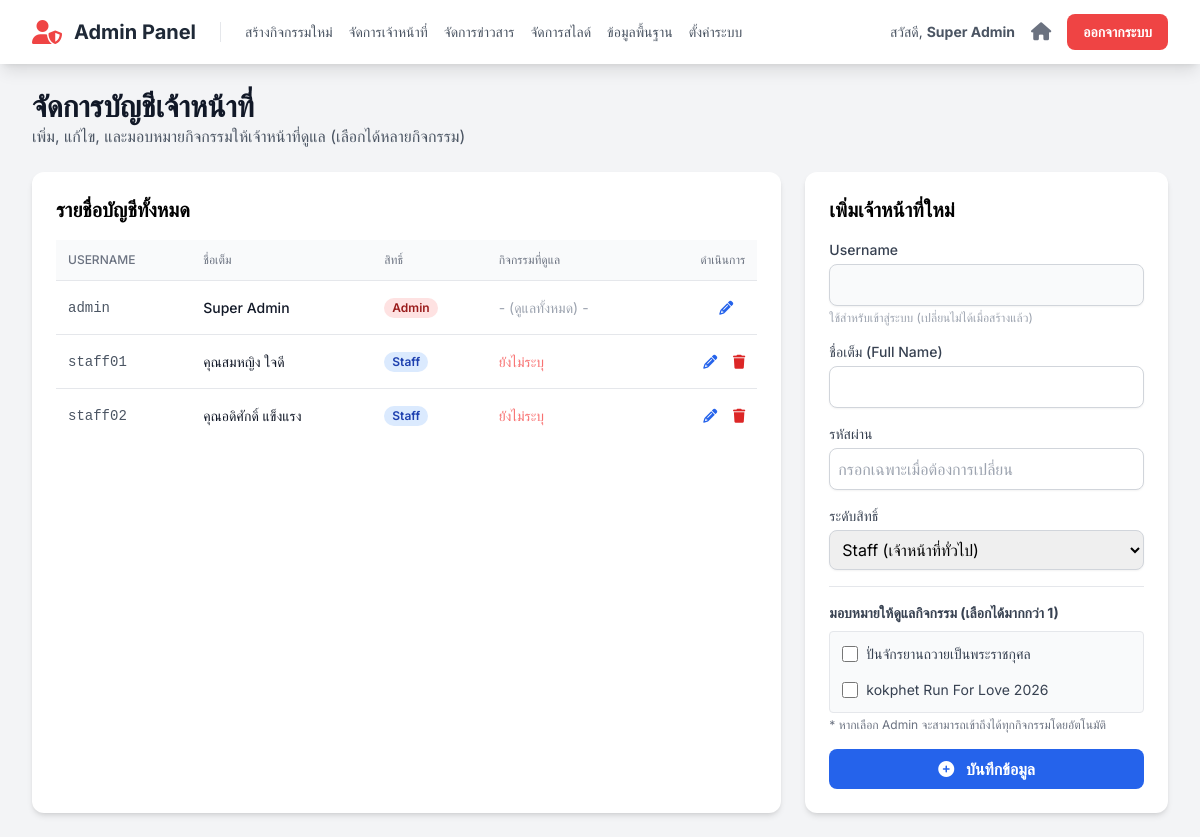
Before: /admin/staff_management.php (signed in) with the older database file.
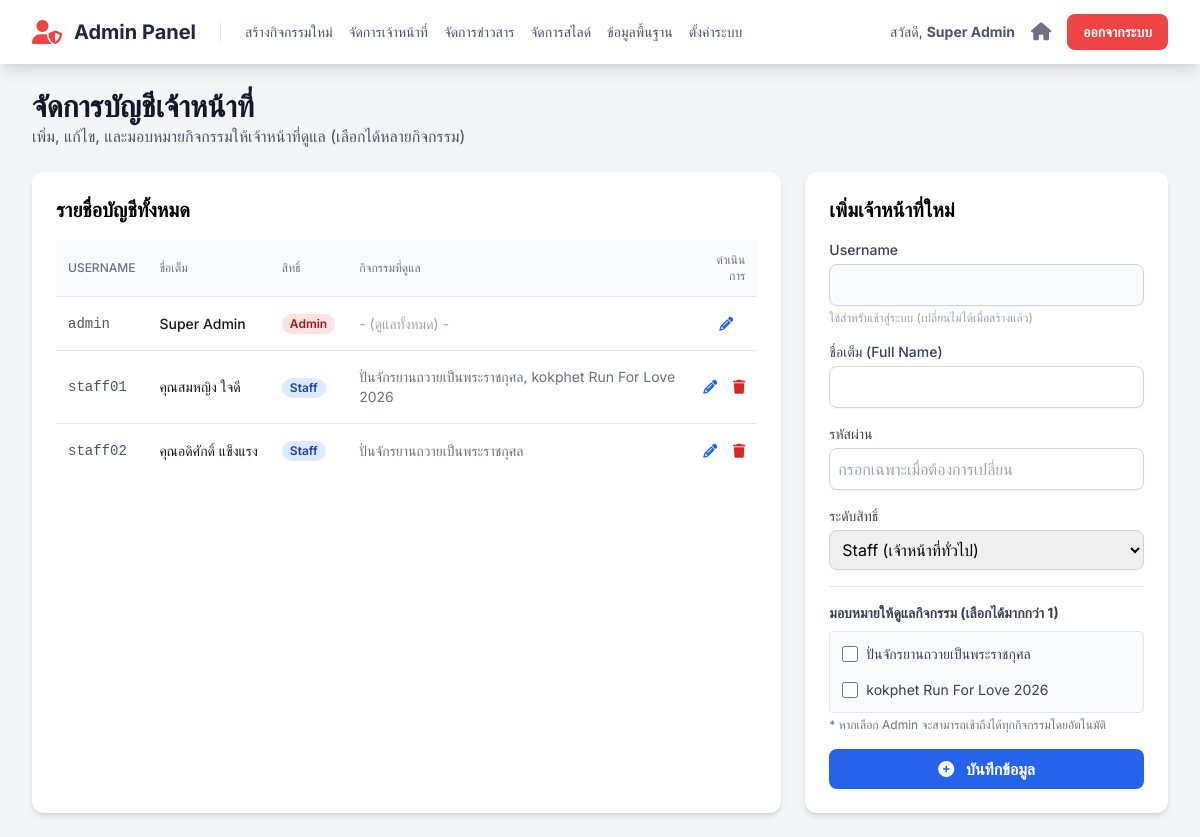
After: the same page with the newer database file.
### tables this page shows
CREATE TABLE `staff` (
  `id` int(11) NOT NULL,
  `username` varchar(100) NOT NULL,
  `password_hash` varchar(255) NOT NULL,
  `full_name` varchar(255) NOT NULL,
  `role` enum('admin','staff') NOT NULL,
  `status` enum('active','inactive') DEFAULT 'active',
  `assigned_event_id` int(11) DEFAULT NULL COMMENT 'ID กิจกรรมที่รับผิดชอบ'
);

### functions.php (called while the page is built, shortened)
<?php
function e($data) {
    return htmlspecialchars($data ?? '', ENT_QUOTES, 'UTF-8');
}
?>

### admin/staff_management.php (the view, shortened to what the changed rows need)
<?php
require_once '../config.php';
require_once '../functions.php';
$staffs = $mysqli->query("
    SELECT s.*,
           GROUP_CONCAT(e.name SEPARATOR ', ') as assigned_event_names,
           GROUP_CONCAT(e.id) as assigned_event_ids_str
    FROM staff s
    LEFT JOIN staff_assignments sa ON s.id = sa.staff_id
    LEFT JOIN events e ON sa.event_id = e.id
    GROUP BY s.id
    ORDER BY s.role ASC, s.username ASC
")->fetch_all(MYSQLI_ASSOC);
include 'partials/header.php';
?>
<div class="flex justify-between items-center mb-6">
    <div>
        <h1 class="text-3xl font-bold text-gray-900">จัดการบัญชีเจ้าหน้าที่</h1>
    </div>
</div>
<div class="grid grid-cols-1 lg:grid-cols-3 gap-6">
    <div class="lg:col-span-2 bg-white p-6 rounded-xl shadow-md">
        <h2 class="text-xl font-bold mb-4">รายชื่อบัญชีทั้งหมด</h2>
        <div class="overflow-x-auto">
            <table class="min-w-full divide-y divide-gray-200">
                <thead class="bg-gray-50">
                    <tr>
                        <th class="px-3 py-3 text-left text-xs font-medium text-gray-500 uppercase">Username</th>
                        <th class="px-3 py-3 text-left text-xs font-medium text-gray-500 uppercase">ชื่อเต็ม</th>
                        <th class="px-3 py-3 text-left text-xs font-medium text-gray-500 uppercase">สิทธิ์</th>
                        <th class="px-3 py-3 text-left text-xs font-medium text-gray-500 uppercase">กิจกรรมที่ดูแล</th>
                        <th class="px-3 py-3 text-right text-xs font-medium text-gray-500 uppercase">ดำเนินการ</th>
                    </tr>
                </thead>
                <tbody class="bg-white divide-y divide-gray-200">
                    <?php foreach ($staffs as $s): ?>
                    <tr>
                        <td class="px-3 py-4 whitespace-nowrap text-sm font-mono text-gray-600"><?= e($s['username']) ?></td>
                        <td class="px-3 py-4 whitespace-nowrap text-sm font-medium text-gray-900"><?= e($s['full_name']) ?></td>
                        <td class="px-3 py-4 whitespace-nowrap text-sm">
                            <span class="px-2 inline-flex text-xs leading-5 font-semibold rounded-full <?= $s['role'] === 'admin' ? 'bg-red-100 text-red-800' : 'bg-blue-100 text-blue-800' ?>">
                                <?= $s['role'] === 'admin' ? 'Admin' : 'Staff' ?>
                            </span>
                        </td>
                        <td class="px-3 py-4 text-sm text-gray-500">
                            <?php if($s['role'] === 'admin'): ?>
                                <span class="text-gray-400">- (ดูแลทั้งหมด) -</span>
                            <?php else: ?>
                                <?= $s['assigned_event_names'] ? e($s['assigned_event_names']) : '<span class="text-red-400">ยังไม่ระบุ</span>' ?>
                            <?php endif; ?>
                        </td>
                        <td class="px-3 py-4 whitespace-nowrap text-right text-sm font-medium">
                            <button onclick='editStaff(<?= json_encode($s) ?>)' class="text-blue-600 hover:text-blue-900 mr-3"><i class="fa-solid fa-pencil"></i></button>
                            <?php if($s['id'] != $_SESSION['staff_id']): ?>
                            <form action="../actions/manage_staff.php" method="POST" class="inline-block" onsubmit="return confirm('ยืนยันการลบบัญชีนี้?');">
                                <button type="submit" class="text-red-600 hover:text-red-900"><i class="fa-solid fa-trash"></i></button>
                            </form>
                            <?php endif; ?>
                        </td>
                    </tr>
                    <?php endforeach; ?>
                </tbody>
            </table>
        </div>
    </div>
    <div class="bg-white p-6 rounded-xl shadow-md h-fit">
        <div class="flex justify-between items-center mb-4">
            <h2 id="form-title" class="text-xl font-bold">เพิ่มเจ้าหน้าที่ใหม่</h2>
        </div>
    </div>
</div>
<?php include 'partials/footer.php'; ?>

Changed rows visible on the page:
changed staff "staff01": assigned_event_names (not shown) → "ปั่นจักรยานถวายเป็นพระราชกุศล, kokphet Run For Love 2026"; no longer shows "ยังไม่ระบุ"
shown differently, row unchanged: staff "staff02": assigned_event_names (not shown) → "ปั่นจักรยานถวายเป็นพระราชกุศล"; no longer shows "ยังไม่ระบุ"
